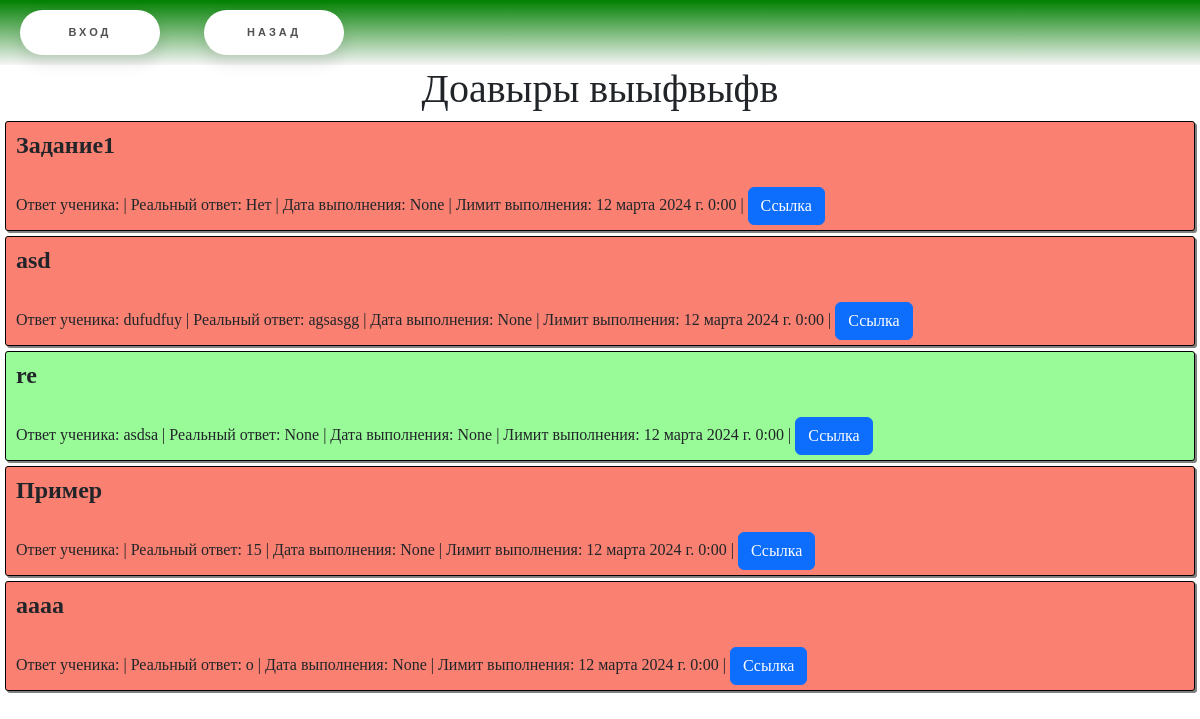
The app's page /lk/teacher_classes/student_task_list/3, older data.
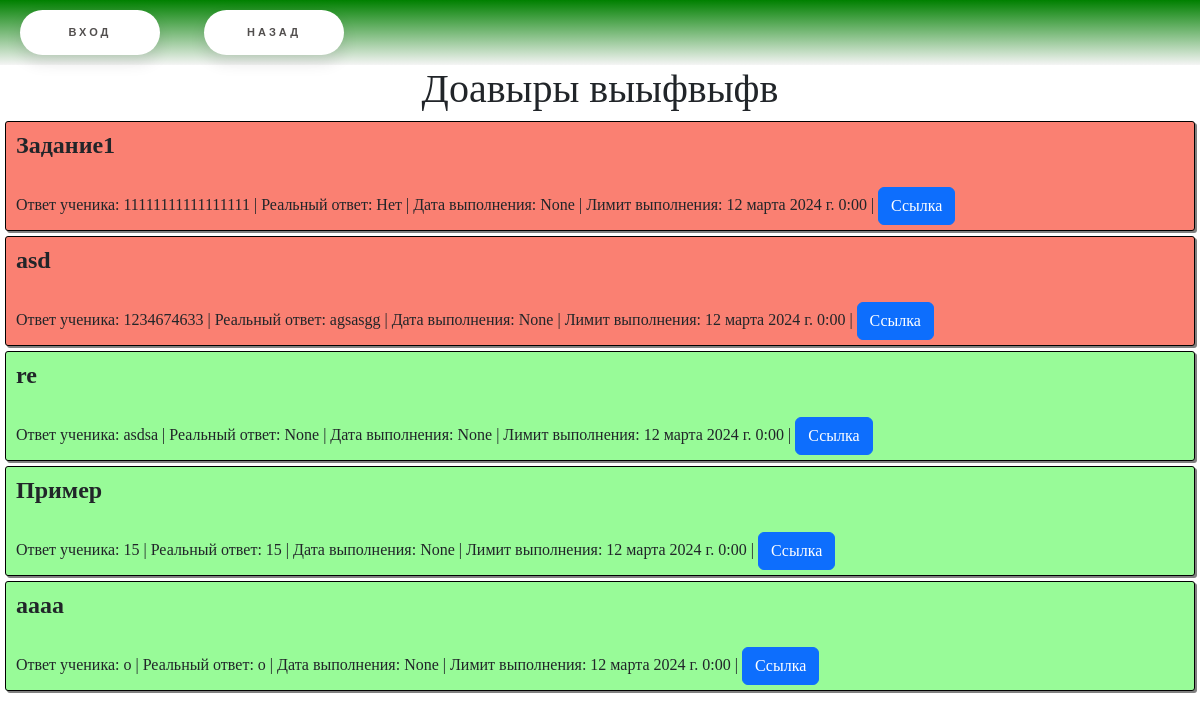
The same page, newer data.
### main/models.py (models this page shows, shortened)
class Student(models.Model):
    user = models.ForeignKey(User, verbose_name="Пользователь", on_delete=models.CASCADE, unique=True)
    grade = models.ForeignKey(Grade, verbose_name="Класс", on_delete=models.CASCADE)
    level_of_knowledge = models.IntegerField("Уровень знаний", default=0)
    class Meta:
        verbose_name= 'Ученик'
        verbose_name_plural = "Ученики"

class User(AbstractUser):
    user_type = models.ForeignKey(UserType, verbose_name="Тип пользователя", on_delete=models.SET_NULL, blank=True, null=True)
    phone_number = models.CharField("Телефон", max_length=15, blank=True, null=True)
    class Meta:
        verbose_name= 'Пользователь'
        verbose_name_plural = "Пользователи"

class StudentTask(models.Model):
    task = models.ForeignKey(Task, verbose_name='Задание', on_delete=models.CASCADE)
    student = models.ForeignKey(Student, verbose_name="Ученик", on_delete=models.CASCADE)
    teacher = models.ForeignKey(Teacher, verbose_name="Учитель", on_delete=models.CASCADE)
    student_answer = models.TextField("Ответ ученика")
    is_right = models.BooleanField("Правильно?", blank=True, null=True)
    teacher_check = models.BooleanField("Нужна проверка?", default=False)
    teaher_comment = models.TextField("Комментарий учителя", blank=True, null=True)
    get_date = models.DateTimeField("Дата выдачи", auto_now_add=True)
    done_date = models.DateTimeField("Дата выполнения", null=True, blank=True)
    limite_date = models.DateTimeField("Лимит выполнения", null=True, blank=True)
    class Meta:
        verbose_name= 'Задание ученика'
        verbose_name_plural = "Задания учеников"

class Task(models.Model):
    name = models.CharField("Название", max_length=255, default="")
    grade = models.IntegerField("Класс")
    level_of_knowledge = models.IntegerField("Уровень знаний")
    task_text = models.TextField("Текст задания")
    answer = models.CharField("Ответ", max_length=255, null=True, blank= True)
    subject = models.ForeignKey(Subject, verbose_name="Предмет", on_delete=models.CASCADE)
    theme = models.ForeignKey(Theme, verbose_name="Тема", on_delete= models.CASCADE, null=True, blank=True)
    is_neural = models.BooleanField("Написано нейросетью?", default=False)
    teacher_check = models.BooleanField("Нужна проверка?", default=False)
    class Meta:
        verbose_name= 'Задание'
        verbose_name_plural = "Задания"

### main/views.py (the view)
# urls.py: path("lk/teacher_classes/student_task_list/<int:student_id>", views.student_task_list_teacher, name = "student_task_list_teacher"),
def student_task_list_teacher(request, student_id):
    student = models.Student.objects.get(id = student_id)
    tasks = models.StudentTask.objects.filter(student__id = student_id)
    return render(request, "student_task_list_teacher.html", {
        "tasks":tasks,
        "student":student
    })

### main/templates/student_task_list_teacher.html
{% extends "base.html" %}
{% block content %}
    <h1>{{student.user.first_name}} {{student.user.last_name}}</h1>
    {% for task in tasks %}
        <div class="tasklist" style="{% if  task.is_right%}background-color: #98FB98{% else %}background-color: #FA8072{% endif %}">
            <div class="oneLine" style="font-size:1.5rem; font-weight:bold">{{task.task.name}}</div>
            <br>
            <br>
            <div class="oneLine">Ответ ученика: {{task.student_answer}}</div>
            <div class="oneLine">|       Реальный ответ: {{task.task.answer}}</div>
            <div class="oneLine">|       Дата выполнения: {{task.done_date}}</div>
            <div class="oneLine">|       Лимит выполнения: {{task.limite_date}}</div>
            <div class="oneLine">|       <a class="btn btn-primary" href= "{% url "student_task_teacher" task.id%}">Ссылка</a></div>
        </div>
    {% endfor %}
{% endblock %}

### main/templates/base.html (shortened to what this page needs)
{% load static %}
<!DOCTYPE html>
<html>
    <link href="{% static 'css/main.css' %}" type="text/css" rel="stylesheet"/>
    <head>
        <link href="https://cdn.jsdelivr.net/npm/bootstrap@5.3.1/dist/css/bootstrap.min.css" rel="stylesheet">
    </head>
    <body>
        {% include "nav.html" %}
        {% block content %}
        {%endblock%}
    </body>
</html>

### main/templates/nav.html (shortened to what this page needs)
{% block content %}
<nav class="buttonpanel">
    {%if request.path != "/accounts/login/"%}
        {%if user.is_authenticated%}
            <a href="{%url 'account_logout'%}" class="floating-button">Выйти</a>
        {%else%}
            <a href="{%url 'account_login'%}" class="floating-button">Вход</a>
        {%endif%}
    {% endif %}
    <a onclick="javascript:history.back(); return false;" class="floating-button">Назад</a>
</nav>
{% endblock  %}

### static/css/main.css (style rules this page uses)
html, body { height: 100%; }
body { margin: 0px; background: whitesmoke; }
h1 { font-family: Bradley Hand, cursive; color: Green; font-weight: bold; text-align: center; }
a { color: black; }
.floating-button { text-decoration: none; display: inline-block; width: 140px; height: 45px; line-height: 45px; border-radius: 45px; margin: 10px 20px; font-family: 'Montserrat', sans-serif; font-size: 11px; text-transform: uppercase; text-align: center; letter-spacing: 3px; font-weight: 600; color: #524f4e; background: white; box-shadow: 0 8px 15px rgba(0, 0, 0, .1); transition: .3s; }
.buttonpanel { background: linear-gradient(green, whitesmoke); }
.tasklist { border:solid black 1px; margin: 5px; padding-top: 5px; padding-bottom: 5px; padding-left: 10px ; box-shadow: 2px 2px gray; border-radius: 3px; }
.oneLine { display: inline-block; }
* { font-family: 'Times New Roman', Times, serif; }

Row changes from the older to the newer data that the page shows:
changed StudentTask "Задание1": student_answer (not shown) → "11111111111111111"
changed StudentTask "asd": student_answer "dufudfuy" → "1234674633"
changed StudentTask "Пример": is_right empty → True (drawn); student_answer (not shown) → "15"
changed StudentTask "aaaa": is_right empty → True (drawn); student_answer (not shown) → "о"
